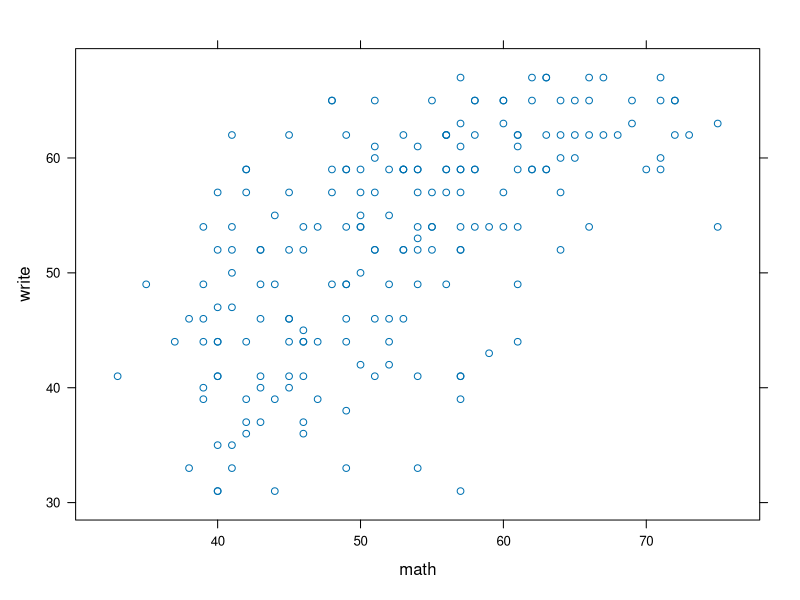
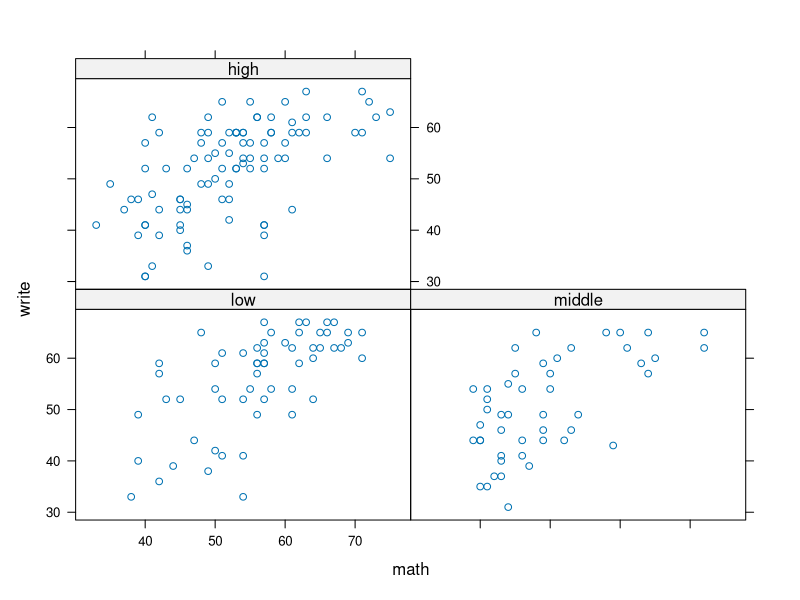
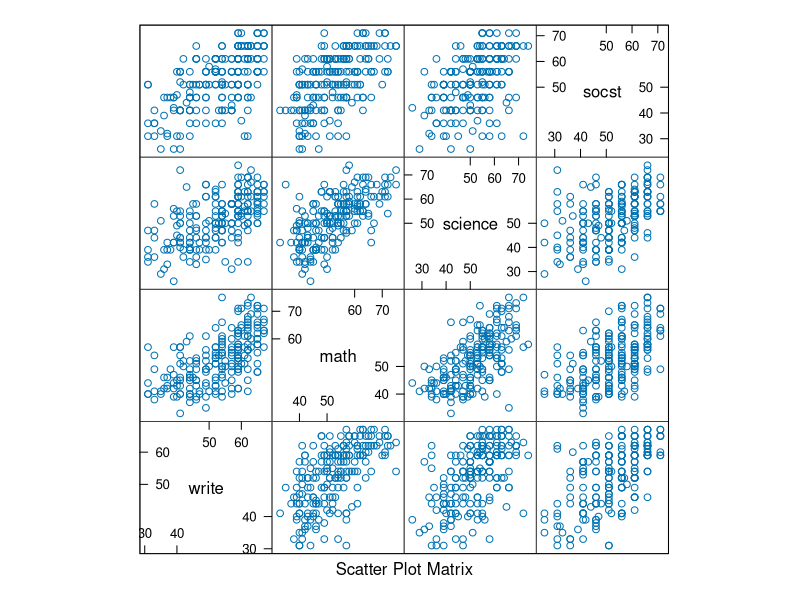

Generate these figures, in order, with R:
#Multivariate plots

library(lattice)
dataset<-read.csv("dataset_lab2.csv",sep=",",header=TRUE)
dataset$ses_factor=factor(dataset$ses,labels=c("low","middle","high"))

#scatter plot
xyplot(write~math,dataset)
xyplot(write~math|ses_factor,dataset)

#scatter plot matrices
subset<-dataset[,8:12]
splom(~subset[,1:4])
